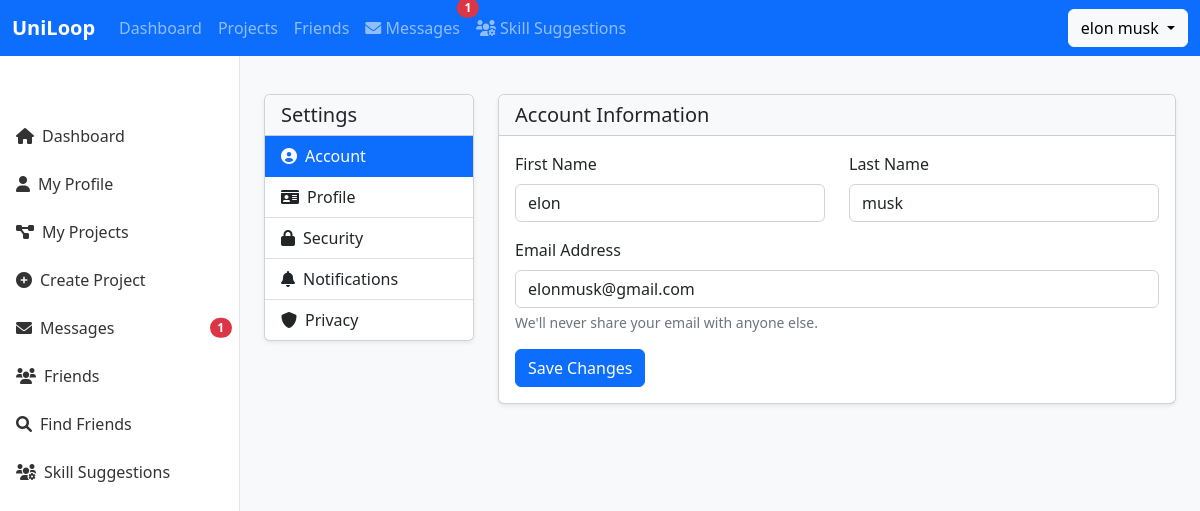
Screenshot of /edit_profile (signed in) with the database file from the repository.
### app.py (models this page shows, shortened)
class User(UserMixin, db.Model):
    id = db.Column(db.Integer, primary_key=True)
    first_name = db.Column(db.String(150), nullable=False)
    last_name = db.Column(db.String(150), nullable=False)
    email = db.Column(db.String(120), unique=True, nullable=False)
    password = db.Column(db.String(255), nullable=False)
    profile_picture = db.Column(db.String(255))
    bio = db.Column(db.String(500))
    college = db.Column(db.String(200))
    github = db.Column(db.String(255))
    linkedin = db.Column(db.String(255))
    profile_visibility = db.Column(db.String(20), default='public')
    friend_request_setting = db.Column(db.String(20), default='everyone')
    owned_projects = db.relationship('Project', back_populates='owner')
    joined_projects = db.relationship('Project',
                                     secondary='project_members',
                                     primaryjoin="User.id == ProjectMember.user_id",
                                     secondaryjoin="ProjectMember.project_id == Project.id",
                                     viewonly=True)
    skills = db.Column(db.Text)

### app.py (the view, shortened to what this page needs)
@app.route('/edit_profile', methods=['GET', 'POST'])
@login_required
def edit_profile():
    return render_template('settings.html')

### app.py (called while the page is built)
@login_manager.user_loader
def load_user(user_id):
    user = db.session.get(User, user_id)
    return user

### templates/settings.html (shortened to what this page needs)
{% extends "base.html" %}
{% block content %}
<div class="container py-4">
    <div class="row">
        <div class="col-md-3 mb-4">
            <div class="card shadow-sm">
                <div class="card-header bg-light">
                    <h5 class="mb-0">Settings</h5>
                </div>
                <div class="list-group list-group-flush">
                    <a href="#account" class="list-group-item list-group-item-action active" data-bs-toggle="list">
                        <i class="fas fa-user-circle me-2"></i>Account
                    </a>
                    <a href="#profile" class="list-group-item list-group-item-action" data-bs-toggle="list">
                        <i class="fas fa-id-card me-2"></i>Profile
                    </a>
                    <a href="#security" class="list-group-item list-group-item-action" data-bs-toggle="list">
                        <i class="fas fa-lock me-2"></i>Security
                    </a>
                    <a href="#notifications" class="list-group-item list-group-item-action" data-bs-toggle="list">
                        <i class="fas fa-bell me-2"></i>Notifications
                    </a>
                    <a href="#privacy" class="list-group-item list-group-item-action" data-bs-toggle="list">
                        <i class="fas fa-shield-alt me-2"></i>Privacy
                    </a>
                </div>
            </div>
        </div>
        <div class="col-md-9">
            <div class="tab-content">
                <div class="tab-pane fade show active" id="account">
                    <div class="card shadow-sm">
                        <div class="card-header bg-light">
                            <h5 class="mb-0">Account Information</h5>
                        </div>
                        <div class="card-body">
                            <form action="{{ url_for('settings') }}" method="POST">
                                <div class="row mb-3">
                                    <div class="col-md-6">
                                        <label for="first_name" class="form-label">First Name</label>
                                        <input type="text" class="form-control" id="first_name" name="first_name" value="{{ current_user.first_name }}" required>
                                    </div>
                                    <div class="col-md-6">
                                        <label for="last_name" class="form-label">Last Name</label>
                                        <input type="text" class="form-control" id="last_name" name="last_name" value="{{ current_user.last_name }}" required>
                                    </div>
                                </div>
                                <div class="mb-3">
                                    <label for="email" class="form-label">Email Address</label>
                                    <input type="email" class="form-control" id="email" name="email" value="{{ current_user.email }}" required>
                                    <div class="form-text">We'll never share your email with anyone else.</div>
                                </div>
                                <button type="submit" class="btn btn-primary">Save Changes</button>
                            </form>
                        </div>
                    </div>
                </div>
            </div>
        </div>
    </div>
</div>
{% endblock %}

### templates/base.html (shortened to what this page needs)
<!DOCTYPE html>
<html lang="en">
<head>
    <link href="https://cdn.jsdelivr.net/npm/bootstrap@5.2.3/dist/css/bootstrap.min.css" rel="stylesheet">
    <link rel="stylesheet" href="https://cdnjs.cloudflare.com/ajax/libs/font-awesome/6.0.0/css/all.min.css">
</head>
<body>
    <nav class="navbar navbar-expand-lg navbar-dark bg-primary fixed-top">
        <div class="container-fluid">
            <a class="navbar-brand" href="{{ url_for('dashboard') }}">UniLoop</a>
            <div class="collapse navbar-collapse" id="navbarSupportedContent">
                <ul class="navbar-nav me-auto mb-2 mb-lg-0">
                    <li class="nav-item">
                        <a class="nav-link" href="{{ url_for('dashboard') }}">Dashboard</a>
                    </li>
                    <li class="nav-item">
                        <a class="nav-link" href="{{ url_for('my_projects') }}">Projects</a>
                    </li>
                    <li class="nav-item">
                        <a class="nav-link" href="{{ url_for('friends') }}">Friends</a>
                    </li>
                    <li class="nav-item">
                        <a class="nav-link position-relative" href="{{ url_for('messages') }}">
                            <i class="fas fa-envelope"></i> Messages
                            <span id="unread-badge" class="position-absolute top-0 start-100 translate-middle badge rounded-pill bg-danger d-none">
                            </span>
                        </a>
                    </li>
                    <li class="nav-item">
                        <a class="nav-link" href="{{ url_for('skill_suggestions') }}">
                            <i class="fas fa-users-cog"></i> Skill Suggestions
                        </a>
                    </li>
                </ul>
                <div class="d-flex">
                    <div class="dropdown">
                        <button class="btn btn-light dropdown-toggle" type="button" id="dropdownMenuButton" data-bs-toggle="dropdown" aria-expanded="false">
                            {{ current_user.first_name }} {{ current_user.last_name }}
                        </button>
                    </div>
                </div>
            </div>
        </div>
    </nav>
    <div class="sidebar d-none d-md-block">
        <div class="sidebar-sticky">
            <ul class="nav flex-column">
                <li class="nav-item">
                    <a class="nav-link" href="{{ url_for('dashboard') }}">
                        <i class="fas fa-home me-2"></i>Dashboard
                    </a>
                </li>
                <li class="nav-item">
                    <a class="nav-link" href="{{ url_for('profile') }}">
                        <i class="fas fa-user me-2"></i>My Profile
                    </a>
                </li>
                <li class="nav-item">
                    <a class="nav-link" href="{{ url_for('my_projects') }}">
                        <i class="fas fa-project-diagram me-2"></i>My Projects
                    </a>
                </li>
                <li class="nav-item">
                    <a class="nav-link" href="{{ url_for('create_project') }}">
                        <i class="fas fa-plus-circle me-2"></i>Create Project
                    </a>
                </li>
                <li class="nav-item">
                    <a class="nav-link position-relative" href="{{ url_for('messages') }}">
                        <i class="fas fa-envelope me-2"></i>Messages
                        <span id="sidebar-unread-badge" class="position-absolute top-50 end-0 translate-middle-y badge rounded-pill bg-danger me-2 d-none">
                        </span>
                    </a>
                </li>
                <li class="nav-item">
                    <a class="nav-link" href="{{ url_for('friends') }}">
                        <i class="fas fa-users me-2"></i>Friends
                    </a>
                </li>
                <li class="nav-item">
                    <a class="nav-link" href="{{ url_for('search_friends') }}">
                        <i class="fas fa-search me-2"></i>Find Friends
                    </a>
                </li>
                <li class="nav-item">
                    <a class="nav-link" href="{{ url_for('skill_suggestions') }}">
                        <i class="fas fa-users-cog me-2"></i>Skill Suggestions
                    </a>
                </li>
            </ul>
        </div>
    </div>
    <main role="main">
        <div class="container-fluid">
            {% block content %}{% endblock %}
        </div>
    </main>
</body>
</html>

### templates/base.html (style rules this page uses)
body { background-color: #f8f9fa; }
.navbar-brand { font-weight: bold; }
.nav-link { font-weight: 500; }
.sidebar { position: fixed; top: 56px; bottom: 0; left: 0; z-index: 100; padding: 48px 0 0; box-shadow: inset -1px 0 0 rgba(0, 0, 0, .1); background-color: #fff; }
.sidebar-sticky { position: relative; top: 0; height: calc(100vh - 48px); padding-top: .5rem; overflow-x: hidden; overflow-y: auto; }
.sidebar .nav-link { font-weight: 500; color: #333; padding: .75rem 1rem; }
main { padding-top: 70px; }
@media (min-width: 768px) { main { padding-left: 240px; } }
@media (min-width: 768px) { .sidebar { width: 240px; } }

### rows the page displays
User: first_name "elon", last_name "musk", email "elonmusk@gmail.com"
